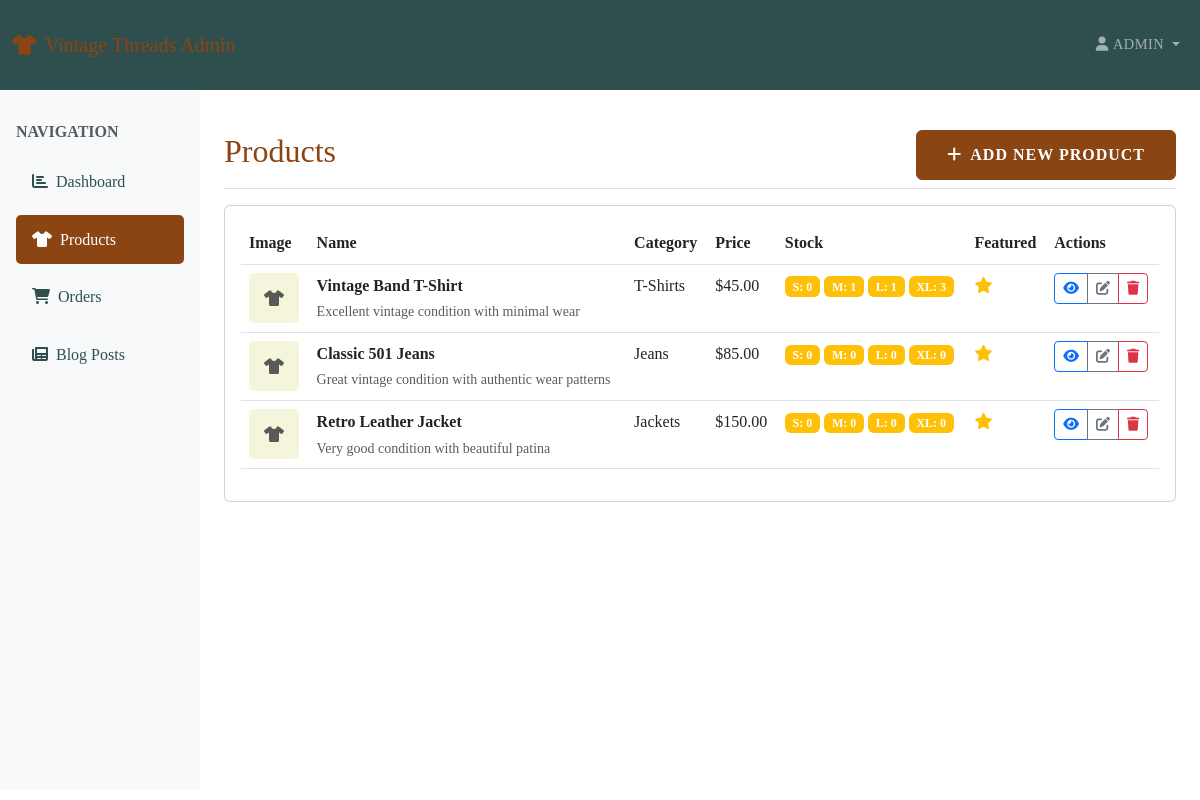
Page /VintageThreads/admin/products.php (signed in) on the committed database.
### tables this page shows
CREATE TABLE `products` (
  `id` int(11) NOT NULL,
  `name` varchar(255) NOT NULL,
  `slug` varchar(255) NOT NULL,
  `description` text DEFAULT NULL,
  `price` decimal(10,2) NOT NULL,
  `stock_quantity` int(10) UNSIGNED NOT NULL DEFAULT 0,
  `category_id` int(11) DEFAULT NULL,
  `image_url` varchar(500) DEFAULT NULL,
  `sizes` varchar(255) DEFAULT NULL,
  `condition_notes` text DEFAULT NULL,
  `measurements` text DEFAULT NULL,
  `is_featured` tinyint(1) NOT NULL DEFAULT 0,
  `created_at` timestamp NOT NULL DEFAULT current_timestamp(),
  `updated_at` timestamp NOT NULL DEFAULT current_timestamp() ON UPDATE current_timestamp(),
  `stock_S` int(10) UNSIGNED DEFAULT 0,
  `stock_M` int(10) UNSIGNED DEFAULT 0,
  `stock_L` int(10) UNSIGNED DEFAULT 0,
  `stock_XL` int(10) UNSIGNED NOT NULL DEFAULT 0
);

CREATE TABLE `categories` (
  `id` int(11) NOT NULL,
  `name` varchar(255) NOT NULL,
  `slug` varchar(255) NOT NULL,
  `description` text DEFAULT NULL,
  `created_at` timestamp NOT NULL DEFAULT current_timestamp()
);

### VintageThreads/includes/functions.php (called while the page is built, shortened)
<?php
function get_products($pdo, $category_id = null, $limit = null, $featured = false) {
    $sql = "SELECT p.*, c.name as category_name FROM products p
            LEFT JOIN categories c ON p.category_id = c.id WHERE 1=1";
    $sql .= " ORDER BY p.created_at DESC";
    $stmt = $pdo->prepare($sql);
    $stmt->execute();
    return $stmt->fetchAll();
}
?>

### VintageThreads/admin/products.php (the view, shortened to what this page needs)
<?php
require_once 'includes/header.php';
$action = $_GET['action'] ?? 'list';
if ($action === 'list') {
    $products = get_products($pdo);
}
?>
<?php if ($action === 'list'): ?>
    <div class="d-flex justify-content-between flex-wrap flex-md-nowrap align-items-center pt-3 pb-2 mb-3 border-bottom">
        <h1 class="h2 text-vintage-brown">Products</h1>
        <div class="btn-toolbar mb-2 mb-md-0">
            <a href="products.php?action=add" class="btn btn-vintage">
                <i class="fas fa-plus me-2"></i>Add New Product
            </a>
        </div>
    </div>
    <div class="card">
        <div class="card-body">
            <?php if (empty($products)): ?>
                <div class="text-center py-5">
                    <i class="fas fa-tshirt fa-3x text-muted mb-3"></i>
                    <h4>No products yet</h4>
                    <p class="text-muted">Start building your vintage collection!</p>
                    <a href="products.php?action=add" class="btn btn-vintage">Add Your First Product</a>
                </div>
            <?php else: ?>
                <div class="table-responsive">
                    <table class="table table-hover">
                        <thead>
                            <tr>
                                <th>Image</th>
                                <th>Name</th>
                                <th>Category</th>
                                <th>Price</th>
                                <th>Stock</th>
                                <th>Featured</th>
                                <th>Actions</th>
                            </tr>
                        </thead>
                        <tbody>
                            <?php foreach ($products as $product): ?>
                                <tr>
                                    <td>
                                        <div style="width:50px;height:50px;background:var(--vintage-cream);border-radius:5px;display:flex;align-items:center;justify-content:center;">
                                            <?php if ($product['image_url']): ?>
                                                <img src="<?php echo htmlspecialchars($product['image_url']); ?>"
                                                     alt="<?php echo htmlspecialchars($product['name']); ?>"
                                                     style="width:100%;height:100%;object-fit:cover;border-radius:5px;">
                                            <?php else: ?>
                                                <i class="fas fa-tshirt text-muted"></i>
                                            <?php endif; ?>
                                        </div>
                                    </td>
                                    <td>
                                        <strong><?php echo htmlspecialchars($product['name']); ?></strong>
                                        <?php if ($product['condition_notes']): ?>
                                            <br><small class="text-muted"><?php echo htmlspecialchars($product['condition_notes']); ?></small>
                                        <?php endif; ?>
                                    </td>
                                    <td><?php echo htmlspecialchars($product['category_name']); ?></td>
                                    <td>$<?php echo number_format($product['price'], 2); ?></td>
                                    <td>
                                        <?php
                                        $size_columns = ['stock_S','stock_M','stock_L','stock_XL'];
                                        foreach ($size_columns as $col):
                                            $stock = $product[$col];
                                            $size_name = strtoupper(str_replace('stock_', '', $col));
                                        ?>
                                            <span class="badge bg-<?php echo $stock <= 5 ? 'warning' : 'success'; ?>">
                                                <?php echo $size_name . ': ' . $stock; ?>
                                            </span>
                                        <?php endforeach; ?>
                                    </td>
                                    <td>
                                        <?php if ($product['is_featured']): ?>
                                            <i class="fas fa-star text-warning"></i>
                                        <?php endif; ?>
                                    </td>
                                    <td>
                                        <div class="btn-group btn-group-sm">
                                            <a href="../product.php?slug=<?php echo $product['slug']; ?>" class="btn btn-outline-primary" target="_blank">
                                                <i class="fas fa-eye"></i>
                                            </a>
                                            <a href="products.php?action=edit&id=<?php echo $product['id']; ?>" class="btn btn-outline-secondary">
                                                <i class="fas fa-edit"></i>
                                            </a>
                                            <button class="btn btn-outline-danger" onclick="deleteProduct(<?php echo $product['id']; ?>)">
                                                <i class="fas fa-trash"></i>
                                            </button>
                                        </div>
                                    </td>
                                </tr>
                            <?php endforeach; ?>
                        </tbody>
                    </table>
                </div>
            <?php endif; ?>
        </div>
    </div>
<?php endif; ?>
<?php require_once 'includes/footer.php'; ?>

### VintageThreads/assets/css/style.css (style rules this page uses)
:root { --vintage-brown: #8B4513; --vintage-cream: #F5F5DC; --vintage-gold: #DAA520; --vintage-green: #556B2F; --vintage-navy: #2F4F4F; }
body { font-family: 'Georgia', serif; line-height: 1.6; color: #333; }
.btn-vintage { background-color: var(--vintage-brown); border-color: var(--vintage-brown); color: white; padding: 12px 30px; font-weight: bold; text-transform: uppercase; letter-spacing: 1px; transition: all 0.3s ease; }
.text-vintage-brown { color: var(--vintage-brown) !important; }

### rows in the picture
products: name "Vintage Band T-Shirt", condition_notes "Excellent vintage condition with minimal wear", category.name "T-Shirts", price "45.00", size_name "S", stock_S "0", size_name "M", stock_M "1", size_name "L", stock_L "1", size_name "XL", stock_XL "3", is_featured 1 (drawn)
products: name "Classic 501 Jeans", condition_notes "Great vintage condition with authentic wear patterns", category.name "Jeans", price "85.00", size_name "S", stock_S "0", size_name "M", stock_M "0", size_name "L", stock_L "0", size_name "XL", stock_XL "0", is_featured 1 (drawn)
products: name "Retro Leather Jacket", condition_notes "Very good condition with beautiful patina", category.name "Jackets", price "150.00", size_name "S", stock_S "0", size_name "M", stock_M "0", size_name "L", stock_L "0", size_name "XL", stock_XL "0", is_featured 1 (drawn)

### other values in the picture
$_SESSION['admin_username'] "ADMIN"
